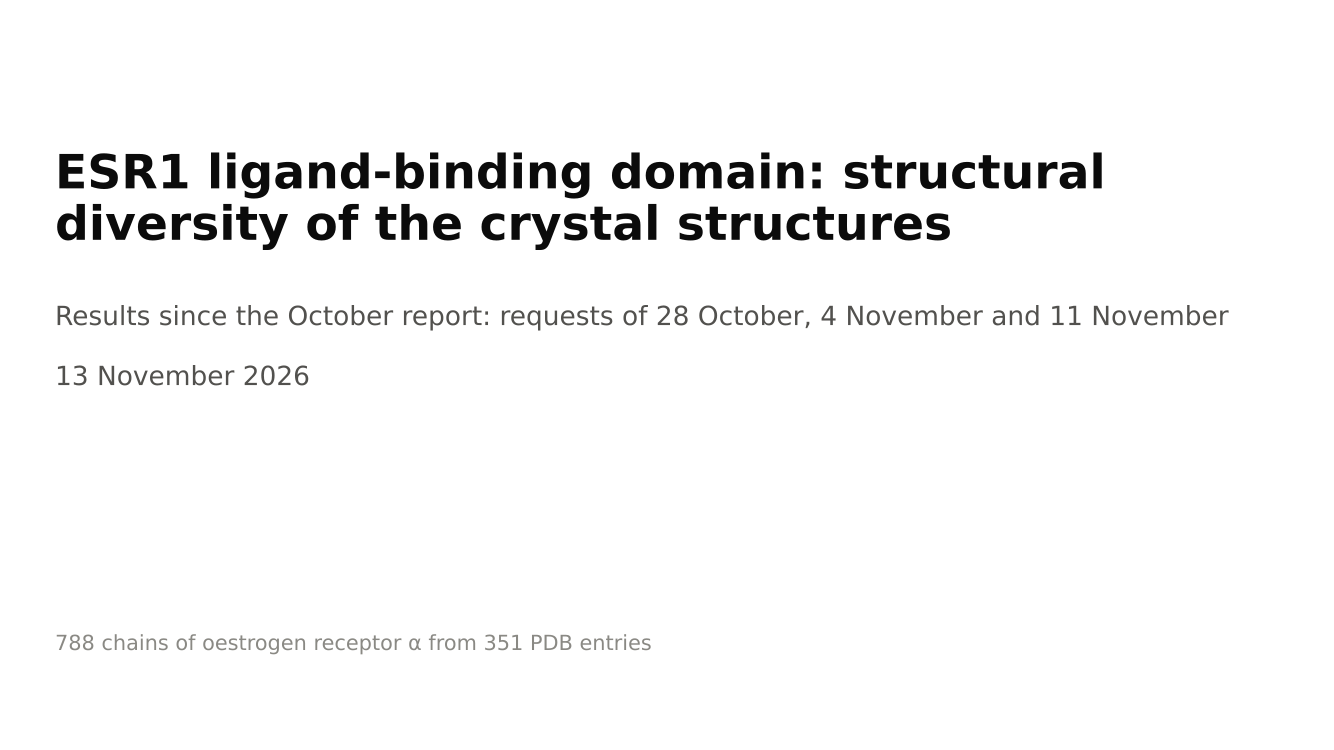

Python code for this plot:
"""Slides: results added since the October report, in the order of the meeting requests (28 Oct, 4 Nov, 11 Nov 2026).

    python docs/recent_results.py        # writes docs/recent_results.pdf (16:9, vector, one finding per slide)

Every number on a slide is computed here from a saved table; each slide function names its source files in its
docstring. The charts are redrawn from the same tables as the figures in figures/ (same encodings, type sized for a
slide). Colours: group 7 (cl7, lid over the pocket) blue, group 4 (cl4, lid in the coactivator groove) orange, the
14 chains of the five small groups grey. 'Ordinary variation' = the larger of the within-group SD and the 95th
percentile of differences between copies of one crystal (common.ordinary_variation in pipeline/).
"""
from __future__ import annotations

import json
import textwrap
from pathlib import Path

import matplotlib

matplotlib.use("Agg")
import matplotlib.pyplot as plt  # noqa: E402
import numpy as np  # noqa: E402
import pandas as pd  # noqa: E402
from matplotlib import patheffects  # noqa: E402
from matplotlib.backends.backend_pdf import PdfPages  # noqa: E402
from matplotlib.patches import Ellipse, FancyBboxPatch, RegularPolygon  # noqa: E402
from matplotlib.transforms import Affine2D  # noqa: E402
from scipy.stats import spearmanr  # noqa: E402

ROOT = Path(__file__).resolve().parents[1]
OUT = ROOT / "docs" / "recent_results.pdf"
TITLE = "ESR1 ligand-binding domain: structural diversity of the crystal structures"
DATE = "13 November 2026"

G7, G4, GREY = "#2a78d6", "#eb6834", "#a3a29c"
INK, INK2, MUTED, GRID, BAND = "#0b0b0b", "#52514e", "#8a8984", "#e6e5e1", "#f1f0ec"
VIOLET = "#4a3aa7"
COLOR = {"cl7": G7, "cl4": G4, "minor": GREY}
MARK = {"cl7": "o", "cl4": "o", "minor": "^"}
NAME = {"cl7": "group 7", "cl4": "group 4", "minor": "grey chains"}

W, H = 13.333, 7.5                 # 16:9 page, inches
X0, X1 = 0.55, W - 0.55            # left / right margin
VB, VT = 1.18, H - 1.15            # visual box: bottom / top (inches from the page bottom)
VW, VH = X1 - X0, VT - VB

plt.rcParams.update({
    "font.family": "DejaVu Sans", "font.size": 14, "axes.labelsize": 14.5, "axes.labelcolor": INK,
    "xtick.labelsize": 13.5, "ytick.labelsize": 13.5, "xtick.color": INK2, "ytick.color": INK2,
    "axes.edgecolor": MUTED, "axes.linewidth": 0.9, "axes.spines.top": False, "axes.spines.right": False,
    "figure.facecolor": "white", "axes.facecolor": "white", "savefig.facecolor": "white", "legend.frameon": False,
    "lines.linewidth": 2.5, "pdf.fonttype": 42, "axes.titlesize": 14.5, "axes.titlelocation": "left",
    "axes.titlecolor": INK2, "axes.titleweight": "normal",
})


# ---------------------------------------------------------------------------------------------------------- helpers
def csv(rel: str) -> pd.DataFrame:
    return pd.read_csv(ROOT / rel, keep_default_na=False, na_values=[""])


def numbers(rel: str) -> dict:
    return json.loads((ROOT / rel).read_text())


def _width(fig, t) -> float:
    return t.get_window_extent(fig.canvas.get_renderer()).width / fig.dpi


def fit(fig, x, y, text, width, size, max_lines=1, min_size=12.0, **kw):
    """Text at (x, y) inches, wrapped to `width` inches in at most `max_lines` lines; the type shrinks if needed."""
    t = fig.text(x / W, y / H, "", fontsize=size, **kw)
    while size >= min_size:
        t.set_fontsize(size)
        for chars in range(max(len(text), 10), 9, -1):
            lines = textwrap.wrap(text, chars)
            t.set_text("\n".join(lines))
            if _width(fig, t) <= width:
                break
        if len(lines) <= max_lines and _width(fig, t) <= width:
            return t
        size -= 0.5
    raise ValueError(f"text does not fit: {text}")


def ax_at(fig, x, y, w, h, **kw):
    """Axes at (x, y, w, h) inches inside the visual box (origin at its lower left)."""
    return fig.add_axes([(X0 + x) / W, (VB + y) / H, w / W, h / H], **kw)


def grid(ax, axis="y"):
    ax.grid(True, axis=axis, color=GRID, linewidth=0.9)
    ax.set_axisbelow(True)


def notes(fig, *rows):
    """At most three short lines under the visual: (label, text)."""
    for i, (k, v) in enumerate(rows):
        y = 0.92 - 0.31 * i
        fig.text(X0 / W, y / H, k, fontsize=13.5, fontweight="bold", color=MUTED, va="center")
        fit(fig, X0 + 1.12, y, v, VW - 1.42, 14.5, va="center", color=INK)


def signed(v: float, fmt: str = "+.2f") -> str:
    """Number with a typographic minus sign."""
    return format(v, fmt).replace("-", "−")


def p_text(p: float) -> str:
    return "p < 0.001" if p < 0.001 else f"p = {p:.2f}"


def tiered_labels(ax, pts, base_y, min_gap, first, step, fontsize=12.5):
    """Label points (x, y, text) above / below base_y in tiers without overlaps (min_gap in x data units)."""
    last = {}
    for n, (x, y, txt) in enumerate(sorted(pts)):
        done = False
        for tier in range(6):
            for side in ((1, -1) if n % 2 == 0 else (-1, 1)):
                if (side, tier) not in last or x - last[(side, tier)] >= min_gap:
                    last[(side, tier)] = x
                    ax.annotate(txt, (x, y), (x, base_y + side * (first + tier * step)), fontsize=fontsize,
                                color=INK, ha="center", va="center",
                                arrowprops=dict(arrowstyle="-", color=MUTED, lw=0.8, shrinkA=2, shrinkB=4))
                    done = True
                    break
            if done:
                break


class Deck:
    def __init__(self, path: Path):
        self.pdf = PdfPages(path, metadata={"Title": f"{TITLE}: results since the October report",
                                            "Subject": "Results for the requests of 28 October, 4 November and "
                                                       "11 November 2026", "CreationDate": None})
        self.n = 0

    def new(self, headline: str | None = None):
        self.n += 1
        fig = plt.figure(figsize=(W, H))
        if headline:
            fit(fig, X0, H - 0.30, headline, VW, 23, max_lines=2, min_size=20, va="top", fontweight="bold",
                color=INK, linespacing=1.15)
        if self.n > 1:
            fig.text((W - 0.32) / W, 0.30 / H, str(self.n), ha="right", va="center", fontsize=11, color=MUTED)
        return fig

    def add(self, fig):
        self.pdf.savefig(fig)
        plt.close(fig)

    def close(self):
        self.pdf.close()


# ----------------------------------------------------------------------------------------------------------- slides
def title_slide(deck):
    """Sources: results/01_structures/numbers.json (chains and entries analysed)."""
    n = numbers("results/01_structures/numbers.json")
    fig = deck.new()
    fit(fig, X0, 5.0, TITLE, VW, 34, max_lines=2, va="bottom", fontweight="bold", color=INK, linespacing=1.15)
    fig.text(X0 / W, 4.45 / H, "Results since the October report: requests of 28 October, 4 November and "
             "11 November", fontsize=19, color=INK2, va="top")
    fig.text(X0 / W, 3.85 / H, DATE, fontsize=19, color=INK2, va="top")
    fig.text(X0 / W, 1.0 / H, f"{n['chains_analysed']} chains of oestrogen receptor α from {n['entries_analysed']} "
             "PDB entries", fontsize=15, color=MUTED)
    deck.add(fig)


def asked_slide(deck):
    """Sources: docs/supervisor_feedback.md (requests); data/ligands/pocket_filling_tests.csv (pocket filling,
    cl7 vs cl4, entry-level Mann-Whitney, BH q)."""
    pf = csv("data/ligands/pocket_filling_tests.csv")
    q_fill = pf[(pf.comparison == "cluster") & (pf.level == "entry")].q_bh.iloc[0]
    rows = [
        ("28 October", "Does lid completeness follow the crystal or the biology?", "4, 15"),
        ("", "Helix ranges from consensus secondary structure", "4"),
        ("", "Compare incomplete helices by their midpoints", "5"),
        ("", "Colour the outliers in the clustering", "8, 10"),
        ("4 November", "Action classes against structure", "6"),
        ("", "Compare affinities measured in different assays", "7"),
        ("", "Pocket filling relative to the E2 pocket", f"no group difference (q {q_fill:.2f})"),
        ("", "Does an antagonist destabilise H12?", "open: class follows lid (6)"),
        ("11 November", "Outliers in lid-to-H11 distance: group 4, group 7, grey", "8, 9"),
        ("", "Sammon map, self-organising map, UMAP of PCA", "10"),
        ("", "Hide H12 and cluster again", "11"),
        ("", "Phi/psi, helix centres of mass, no superposition", "11, 12, 13"),
        ("", "Do crystallisation additives stabilise the lid?", "14, 15"),
        ("", "Biological variability or a real effect?", "rule on slide 3"),
    ]
    fig = deck.new("What was asked at the last three meetings, and where each answer is")
    xd, xr, xa = X0, X0 + 2.0, X0 + 8.75
    y = VT - 0.15
    for lab, x in (("Meeting", xd), ("Request", xr), ("Slide", xa)):
        fig.text(x / W, y / H, lab, fontsize=13, fontweight="bold", color=MUTED, va="center")
    y -= 0.22
    for date, req, ans in rows:
        if date:
            y -= 0.12
            fig.add_artist(plt.Line2D([X0 / W, X1 / W], [(y + 0.05) / H] * 2, color=GRID, lw=1))
            y -= 0.12
            fig.text(xd / W, y / H, date, fontsize=14.5, fontweight="bold", color=INK, va="center")
        fit(fig, xr, y, req, xa - xr - 0.3, 14.5, va="center", color=INK)
        fit(fig, xa, y, ans, X1 - xa, 14.5, va="center", color=INK, fontweight="bold" if ans[0].isdigit() else "normal")
        y -= 0.335
    deck.add(fig)


def capsule(ax, cx, cy, length, width, angle, color, z=2):
    p = FancyBboxPatch((cx - length / 2, cy - width / 2), length, width,
                       boxstyle=f"round,pad=0,rounding_size={width / 2}", fc=color, ec="none", zorder=z)
    p.set_transform(Affine2D().rotate_deg_around(cx, cy, angle) + ax.transData)
    ax.add_patch(p)


def receptor_sketch(ax, state):
    """Schematic ligand-binding domain: lid (H12) over the pocket (cl7) or in the coactivator groove (cl4)."""
    body, helix, helix_dark = "#ecebe7", "#dcdbd6", "#bdbcb6"
    ax.add_patch(FancyBboxPatch((0.8, 0.4), 7.6, 4.8, boxstyle="round,pad=0,rounding_size=1.5", fc=body, ec="none",
                                zorder=0))
    for cx, cy, length, a in ((3.7, 1.15, 2.6, 6), (6.0, 1.05, 2.0, -4), (3.9, 4.55, 1.6, 8)):
        capsule(ax, cx, cy, length, 0.55, a, helix, z=1)
    capsule(ax, 1.95, 2.8, 3.4, 0.62, 92, helix_dark)
    capsule(ax, 7.45, 2.7, 3.4, 0.62, 88, helix_dark)
    ax.text(1.95, 2.8, "H3", rotation=92, ha="center", va="center", fontsize=12.5, color=INK, zorder=3)
    ax.text(7.45, 2.7, "H11", rotation=88, ha="center", va="center", fontsize=12.5, color=INK, zorder=3)
    ax.add_patch(Ellipse((4.95, 2.85), 2.7, 1.65, fc="white", ec=MUTED, lw=1.2, ls=(0, (3, 2)), zorder=1))
    capsule(ax, 5.75, 4.2, 2.3, 0.75, 64, "white", z=1)        # opening of the pocket towards the lid site
    r = 0.30
    for x in (4.55, 4.55 + r * np.sqrt(3)):
        ax.add_patch(RegularPolygon((x, 2.75), 6, radius=r, fc=INK2, ec="white", lw=1, zorder=3))
    ax.text(4.95, 2.2, "ligand", ha="center", va="top", fontsize=12.5, color=INK, zorder=3)
    if state == "cl7":
        capsule(ax, 6.55, 5.3, 2.5, 0.64, -12, G7, z=4)
        ax.text(6.55, 5.95, "H12 (lid) closed over the pocket", ha="center", va="bottom", fontsize=12.5, color=INK)
        capsule(ax, 2.55, 5.25, 1.6, 0.42, 14, "#6f6e69", z=4)
        ax.text(2.25, 5.95, "coactivator peptide", ha="center", va="bottom", fontsize=12.5, color=INK)
    else:
        capsule(ax, 2.6, 5.3, 2.5, 0.64, 14, G4, z=4)
        ax.text(2.4, 5.95, "H12 (lid) in the coactivator groove", ha="center", va="bottom", fontsize=12.5, color=INK)
        ax.plot([5.3, 5.75, 5.95, 6.45], [2.85, 3.7, 4.55, 5.35], color=INK2, lw=2.2, zorder=3,
                solid_capstyle="round")
        ax.text(6.65, 5.45, "ligand side chain,\npocket left open", ha="left", va="bottom", fontsize=12.5, color=INK)
    ax.set_xlim(0, 10)
    ax.set_ylim(0, 7)
    ax.set_aspect("equal")
    ax.axis("off")


def groups_slide(deck):
    """Sources: results/01_structures/numbers.json (chains, entries); results/02_lid_groups/numbers.json (group sizes,
    peptide-bound chains, number of groups at 1.5 A); results/03_lid_outliers/lid_distance_by_group.csv (median
    lid-to-H11 distance and copy 95th percentile per group)."""
    n1 = numbers("results/01_structures/numbers.json")
    n2 = numbers("results/02_lid_groups/numbers.json")
    lid = csv("results/03_lid_outliers/lid_distance_by_group.csv").set_index("group")
    sizes = n2["group_sizes_1p5"]
    n_small = n2["n_groups_by_cut"]["1.5"] - 2
    fig = deck.new("Two lid positions split the chains into the two groups used on every slide: "
                   "group 7 and group 4")
    for i, (g, ttl) in enumerate((("cl7", "Group 7: lid closed over the pocket"),
                                  ("cl4", "Group 4: lid in the coactivator groove"))):
        x = 0.15 + i * 6.25
        receptor_sketch(ax_at(fig, x, 1.15, 5.7, 3.99), g)
        fig.text((X0 + x + 0.25) / W, (VB + 0.80) / H, ttl, fontsize=17, fontweight="bold", color=INK, va="center")
        fig.text((X0 + x + 0.25) / W, (VB + 0.35) / H,
                 f"{sizes[g]} chains · lid {lid.loc[g, 'median']:.1f} Å from H11 · peptide bound in "
                 f"{n2[f'peptide_bound_{g}']}", fontsize=14, color=INK2, va="center")
    notes(fig,
          ("Groups", f"{n1['chains_analysed']} chains from {n1['entries_analysed']} structures, clustered by C-alpha "
                     f"RMSD at 1.5 Å; {sizes['minor']} grey chains form {n_small} small groups"),
          ("Rule", "a difference counts only if it is larger than the spread within a group and between copies of "
                   "one crystal"),
          ("Example", f"lid-to-H11 distance: copies of one crystal differ by up to "
                      f"{lid.loc['cl7', 'copy_p95']:.2f} Å (group 7) and {lid.loc['cl4', 'copy_p95']:.2f} Å (group 4)"))
    deck.add(fig)


def h12_window_slide(deck):
    """Source: data/lid/h12_window_status.csv (chain level: lid status on window 538-547 and on 538-544)."""
    st = csv("data/lid/h12_window_status.csv")
    st = st[st.level == "chain"]
    rows = []
    for g in ("cl4", "cl7", "minor"):
        d = st[st.cluster_group == g]
        rows.append((g, int(d[d.h12_status_538_547 != "complete"].n.sum()),
                     int(d[d.h12_status_538_544 != "complete"].n.sum()), int(d.n.sum())))
    d4 = st[st.cluster_group == "cl4"]
    ends_only = int(d4[(d4.h12_status_538_547 == "partial") & (d4.h12_status_538_544 == "complete")].n.sum())
    fig = deck.new(f"Ending the lid window at residue 544 instead of 547 makes an incomplete lid rare: "
                   f"in group 4 it drops from {rows[0][1]} to {rows[0][2]} chains")
    ax = ax_at(fig, 1.9, 0.75, 9.9, 4.15)
    for y, (g, a, b, n) in zip((2, 1, 0), rows):
        pa, pb = 100 * a / n, 100 * b / n
        ax.annotate("", (pb, y), (pa, y), arrowprops=dict(arrowstyle="-|>", color=MUTED, lw=1.6, mutation_scale=20,
                                                          shrinkA=9, shrinkB=9), zorder=1)
        ax.scatter(pa, y, s=190, facecolor="white", edgecolor=COLOR[g], lw=2.6, marker=MARK[g], zorder=3)
        ax.scatter(pb, y, s=190, color=COLOR[g], marker=MARK[g], zorder=3)
        if abs(pa - pb) > 8:
            ax.text(pa, y + 0.2, f"{a} of {n}", ha="center", va="bottom", fontsize=14, color=INK)
            ax.text(pb, y + 0.2, f"{b}", ha="center", va="bottom", fontsize=14, color=INK)
        else:
            ax.text(max(pa, pb) + 2.5, y, f"{a} of {n} → {b}", ha="left", va="center", fontsize=14, color=INK)
        if y == 2:
            ax.text(pa, y - 0.22, "window ends at 547", ha="center", va="top", fontsize=13, color=INK2)
            ax.text(pb, y - 0.22, "window ends at 544", ha="center", va="top", fontsize=13, color=INK2)
    ax.set_yticks([2, 1, 0], [f"{NAME[g]}\n{n} chains" for g, _, _, n in rows])
    ax.tick_params(axis="y", length=0)
    ax.spines["left"].set_visible(False)
    ax.set_ylim(-0.5, 2.6)
    ax.set_xlim(-2, 100)
    ax.set_xlabel("Chains with an incomplete lid (% of the group)")
    grid(ax, "x")
    notes(fig,
          ("Shows", "chains whose lid (H12) is partly or not modelled, for the window 538–547 and for 538–544"),
          ("Means", f"{ends_only} of the {rows[0][1]} incomplete group 4 lids lack only residues 545–547: "
                    "the lid is there, its last turn is not"),
          ("Caveat", "the shorter window comes from consensus secondary structure and is not yet agreed"))
    deck.add(fig)


def midpoint_slide(deck):
    """Sources: data/lid/midpoint_error_by_k.csv (median midpoint shift of complete helices truncated by k residues);
    data/lid/midpoint_clustering_ari.csv (midpoint RMS distance, average linkage, K = 2, chain level, ARI vs groups)."""
    v = csv("data/lid/midpoint_error_by_k.csv")
    ari = csv("data/lid/midpoint_clustering_ari.csv")
    a = ari[(ari.distance == "midpoint_rms") & (ari.level == "chain") & (ari.K == 2)].ari.iloc[0]
    k4 = v[v.k_removed == 4].median_midpoint_error_A.max()
    fig = deck.new(f"A helix midpoint moves {k4:.2f} Å or less (median) when 4 end residues are missing, so helices "
                   "with missing ends can still be compared")
    ax = ax_at(fig, 0.9, 0.75, 9.6, 4.25)
    style = {"H12": (INK, 3.2), "H4/5": (VIOLET, 3.2)}
    ends = []
    for h in ["H1", "H3", "H4/5", "H7", "H8", "H9", "H10/11", "H12"]:
        d = v[v.helix == h].set_index("k_removed").median_midpoint_error_A.dropna()
        c, lw = style.get(h, (MUTED, 1.6))
        ax.plot(d.index, d.values, color=c, lw=lw, marker="o", ms=6 if h in style else 4, zorder=3 if h in style else 2)
        ends.append([h, d.index[-1], d.values[-1]])
    for x in {e[1] for e in ends}:
        grp = sorted([e for e in ends if e[1] == x], key=lambda e: e[2])
        for k in range(1, len(grp)):
            grp[k][2] = max(grp[k][2], grp[k - 1][2] + 0.075)
        for h, _, y in grp:
            ax.text(x + 0.12, y, h, fontsize=13, va="center", color=INK if h in style else INK2,
                    fontweight="bold" if h in style else "normal")
    ax.axhline(1.0, color=INK, lw=1.2)
    ax.text(1.0, 1.03, "1 Å", fontsize=13, color=INK, va="bottom")
    ax.set_xlabel("Residues missing at one end of a complete helix")
    ax.set_ylabel("Median shift of the helix midpoint (Å)")
    ax.set_xlim(0.8, 6.7)
    ax.set_xticks(range(1, 7))
    grid(ax, "y")
    first_fail = int(v[(v.helix == "H4/5") & (v.median_midpoint_error_A > 1)].k_removed.min())
    notes(fig,
          ("Shows", "complete helices cut short by 1–6 residues; how far their midpoint moves"),
          ("Means", f"distances between helix midpoints reproduce the two lid groups (adjusted Rand index {a:.3f})"),
          ("Caveat", f"H4/5 crosses 1 Å at {first_fail} missing residues; the agreement mostly restates the H12 split"))
    deck.add(fig)


def class_slide(deck):
    """Source: data/ligands/chain_class.csv (uncurated ChEMBL mechanism class per chain; an entry counts in a group if
    at least one of its chains has that class and group)."""
    cc = csv("data/ligands/chain_class.csv")
    cc["action_class"] = cc.action_class.fillna("unlabelled")
    classes = ["agonist", "SERM", "SERD", "unlabelled"]
    groups = ["cl7", "cl4", "minor"]
    m = {(k, g): cc[(cc.action_class == k) & (cc.cluster == g)].entry_id.nunique() for k in classes for g in groups}
    tot = {k: cc[cc.action_class == k].entry_id.nunique() for k in classes}
    n_lab = cc[cc.action_class != "unlabelled"].entry_id.nunique()
    fig = deck.new(f"Action classes almost coincide with the lid groups: agonists {m[('agonist', 'cl7')]} of "
                   f"{tot['agonist']} entries in group 7, SERMs {m[('SERM', 'cl4')]} of {tot['SERM']} in group 4")
    ax = ax_at(fig, 2.6, 0.75, 8.6, 4.3)
    bh = 0.26
    for i, k in enumerate(classes):
        for j, g in enumerate(groups):
            y = i + (j - 1) * (bh + 0.04)
            share = m[(k, g)] / tot[k]
            ax.barh(y, 100 * share, height=bh, color=COLOR[g], edgecolor="white", linewidth=0)
            lab = f"{m[(k, g)]} of {tot[k]}" + (f"  {NAME[g]}" if i == 0 else "")
            ax.text(100 * share + 1.0, y, lab, va="center", fontsize=13, color=INK)
    ax.set_yticks(range(len(classes)), [f"{k}\n{tot[k]} entries" for k in classes])
    ax.set_ylim(len(classes) - 0.5, -0.5)
    ax.tick_params(axis="y", length=0)
    ax.spines["left"].set_visible(False)
    ax.set_xlim(0, 112)
    ax.set_xticks(range(0, 101, 25))
    ax.set_xlabel("Entries of the class with a chain in the group (%)")
    grid(ax, "x")
    notes(fig,
          ("Shows", "for each action class, the share of its crystal structures that hold a chain in each lid group"),
          ("Means", "class cannot yet be tested apart from lid position, nor its link to H12 stability or the outliers"),
          ("Caveat", f"uncurated ChEMBL labels: only {n_lab} of {cc.entry_id.nunique()} entries carry a class"))
    deck.add(fig)


def assay_slide(deck):
    """Sources: data/ligands/assay_spread.csv (SD across assays of absolute pChEMBL and of pX - pX(E2) in the same
    assay, ligands with >= 2 such assays); data/ligands/ligand_ids.csv (ligand names)."""
    a = csv("data/ligands/assay_spread.csv").sort_values("sd_px_abs", ascending=False).reset_index(drop=True)
    names = csv("data/ligands/ligand_ids.csv").drop_duplicates("ccd").set_index("ccd").parent_pref_name
    better = int((a.sd_dpx < a.sd_px_abs).sum())
    fig = deck.new(f"Referencing each affinity to E2 in the same assay narrows the spread between assays for {better} "
                   f"of {len(a)} ligands (median SD {a.sd_px_abs.median():.2f} → {a.sd_dpx.median():.2f})")
    ax = ax_at(fig, 3.7, 0.75, 8.3, 4.3)
    for y, r in a.iterrows():
        c = COLOR.get(r.ligand_group, MUTED)
        ax.annotate("", (r.sd_dpx, y), (r.sd_px_abs, y), arrowprops=dict(arrowstyle="-|>", color=MUTED, lw=1.5,
                                                                          mutation_scale=18, shrinkA=8, shrinkB=8))
        ax.scatter(r.sd_px_abs, y, s=170, facecolor="white", edgecolor=c, lw=2.4, zorder=3)
        ax.scatter(r.sd_dpx, y, s=170, color=c, zorder=3)
        ax.text(max(r.sd_px_abs, r.sd_dpx) + 0.1, y, f"{int(r.n_paired_assays)} assays", va="center", fontsize=13,
                color=INK2)
        if y == 0:
            ax.text(r.sd_px_abs, y - 0.3, "absolute", ha="center", va="bottom", fontsize=13, color=INK2)
            ax.text(r.sd_dpx, y - 0.3, "relative to E2", ha="center", va="bottom", fontsize=13, color=INK2)
    ax.set_yticks(range(len(a)), [f"{names[r.ccd].capitalize()}\n{r.action_class}, {NAME[r.ligand_group]}"
                                  for _, r in a.iterrows()])
    ax.set_ylim(len(a) - 0.5, -0.75)
    ax.tick_params(axis="y", length=0)
    ax.spines["left"].set_visible(False)
    ax.set_xlim(0, a[["sd_px_abs", "sd_dpx"]].max().max() + 0.75)
    ax.set_xlabel("Spread of the affinity across assays (SD, log units)")
    grid(ax, "x")
    notes(fig,
          ("Shows", "open: absolute affinities from different assays; filled: the same affinities minus E2 in each assay"),
          ("Means", "affinities from different systems become more comparable when each is referenced to E2"),
          ("Caveat", f"only {len(a)} ligands have two or more assays that also measured E2"))
    deck.add(fig)


def lid_outliers_slide(deck):
    """Sources: results/03_lid_outliers/lid_distance_per_chain.csv (lid-to-H11 distance per chain),
    results/03_lid_outliers/lid_distance_by_group.csv (medians, copy 95th percentiles),
    results/03_lid_outliers/lid_outliers.csv (examined chains, beyond_ordinary, lid_state, deviation_A)."""
    g = csv("results/03_lid_outliers/lid_distance_per_chain.csv")
    summ = csv("results/03_lid_outliers/lid_distance_by_group.csv").set_index("group")
    fl = csv("results/03_lid_outliers/lid_outliers.csv")
    fl["beyond"] = fl.beyond_ordinary.astype(str).eq("True")
    col = "lid_to_h11_A"
    dev = fl[fl.group == "cl7"].set_index("chain_key").deviation_A
    top2 = sorted(dev.sort_values(ascending=False).index[:2])
    lab = {k: k.rsplit("|", 1)[0].replace("|", " ") for k in fl.chain_key}
    between = fl[(fl.group == "minor") & (fl.lid_state == "between cl7 and cl4")]
    n_ext4 = int(fl[(fl.group == "cl4") & fl.beyond].shape[0])
    assert int(summ.loc["cl4", "n_tukey"]) == 0     # the cl4 chains beyond copy variation are not Tukey outliers
    fig = deck.new(f"Two group 7 chains, {lab[top2[0]]} and {lab[top2[1]]}, sit furthest out; group 4 has only "
                   f"{n_ext4} mild extremes; {len(between)} grey chains hold the lid in between")
    ax = ax_at(fig, 1.55, 0.75, 10.6, 4.35)
    rows = {"cl7": 3.0, "minor": 1.5, "cl4": 0.0}
    rng = np.random.default_rng(42)
    for grp in ("cl7", "cl4"):
        m, thr = summ.loc[grp, "median"], summ.loc[grp, "ordinary_threshold"]
        ax.axvspan(m - thr, m + thr, color=COLOR[grp], alpha=0.10, lw=0)
        ax.text(m, -0.62, f"{NAME[grp]}: {m:.1f} ± {thr:.2f} Å", ha="center", va="top", fontsize=13, color=INK2)
    beyond = set(fl[fl.beyond].chain_key)
    for grp, y in rows.items():
        d = g[(g.group == grp) & g[col].notna()]
        jit = rng.uniform(-0.22, 0.22, len(d))
        hit = d.chain_key.isin(beyond).to_numpy()
        ax.scatter(d[col][~hit], y + jit[~hit], s=26 if grp != "minor" else 70, color=COLOR[grp], alpha=0.5, lw=0,
                   marker=MARK[grp])
        ax.scatter(d[col][hit], y + jit[hit], s=95, color=COLOR[grp], marker=MARK[grp], edgecolor=INK, lw=1.3,
                   zorder=3)
        pts = sorted(zip(d[col][hit], y + jit[hit], [lab[k] for k in d.chain_key[hit]]))
        if grp == "minor":
            tiered_labels(ax, pts, y, min_gap=1.05, first=0.55, step=0.25)
            continue
        runs = [[pts[0]]]                       # chains within 0.5 A of each other share one label
        for p in pts[1:]:
            if p[0] - runs[-1][-1][0] > 0.5:
                runs.append([p])
            else:
                runs[-1].append(p)
        for k, run in enumerate(runs):
            x = float(np.mean([p[0] for p in run]))
            side = 1 if k % 2 == 0 else -1
            bold = any(p[2] in (lab[top2[0]], lab[top2[1]]) for p in run)
            ax.annotate(", ".join(p[2] for p in run), (x, y + side * 0.22), (x, y + side * 0.55), ha="center",
                        va="center", fontsize=12.5, color=INK, fontweight="bold" if bold else "normal",
                        arrowprops=dict(arrowstyle="-", color=MUTED, lw=0.8))
    ax.set_yticks(list(rows.values()), ["group 7", "grey chains", "group 4"])
    ax.tick_params(axis="y", length=0)
    ax.spines["left"].set_visible(False)
    ax.set_ylim(-1.0, 3.75)
    ax.set_xlim(10.8, 25.0)
    ax.set_xlabel("Distance from the lid (H12) centre to the H11 axis (Å)")
    grid(ax, "x")
    n_na = int(g[col].isna().sum())
    notes(fig,
          ("Shows", "every chain; shaded: group median ± the largest normal difference between copies of one crystal"),
          ("Means", f"{len(beyond)} chains lie beyond ordinary variation (ringed): these are the structures to "
                    "inspect one by one"),
          ("Caveat", f"{n_na} chains without a helical H12 have no distance"))
    deck.add(fig)


def copies_slide(deck):
    """Sources: results/03_lid_outliers/lid_distance_per_chain.csv, results/03_lid_outliers/lid_outliers.csv,
    results/03_lid_outliers/lid_distance_by_group.csv."""
    g = csv("results/03_lid_outliers/lid_distance_per_chain.csv")
    fl = csv("results/03_lid_outliers/lid_outliers.csv")
    summ = csv("results/03_lid_outliers/lid_distance_by_group.csv").set_index("group")
    col = "lid_to_h11_A"
    order = {"cl7": 0, "minor": 1, "cl4": 2}
    ents = fl.assign(o=fl.group.map(order)).sort_values(["o", col]).entry_id.drop_duplicates().tolist()
    ents = [e for e in ents if (g.entry_id == e).sum() > 1]          # crystals with more than one copy
    flagged = set(fl.chain_key)
    n_alone = 0
    for e in ents:
        d = g[g.entry_id == e]
        others = d[~d.chain_key.isin(flagged)][col].dropna()
        inside = others.apply(lambda x: any(abs(x - summ.loc[k, "median"]) <= summ.loc[k, "ordinary_threshold"]
                                            for k in ("cl7", "cl4")))
        n_alone += int(len(others) > 0 and inside.all())
    sp = g[g.entry_id == "9B25"][col]
    fig = deck.new(f"An unusual lid usually belongs to one copy, not to the whole crystal: in {n_alone} of "
                   f"{len(ents)} crystals the other copies are ordinary")
    ax = ax_at(fig, 1.0, 0.75, 11.0, 4.4)
    for grp in ("cl7", "cl4"):
        m, thr = summ.loc[grp, "median"], summ.loc[grp, "ordinary_threshold"]
        ax.axvspan(m - thr, m + thr, color=COLOR[grp], alpha=0.10, lw=0)
    for y, e in enumerate(ents):
        d = g[g.entry_id == e].dropna(subset=[col]).sort_values(col)
        if d.empty:
            ax.text(12.0, y, "no copy has a helical H12", va="center", fontsize=12.5, color=INK2)
            continue
        if len(d) > 1:
            ax.plot([d[col].min(), d[col].max()], [y, y], color=GRID, lw=3, zorder=1, solid_capstyle="round")
        for _, r in d.iterrows():
            f = r.chain_key in flagged
            ax.scatter(r[col], y, s=95 if f else 60, color=COLOR[r.group] if f else "white",
                       edgecolor=INK if f else COLOR[r.group], lw=1.3 if f else 1.8, marker=MARK[r.group], zorder=3)
        lettered = d[d.chain_key.isin(flagged)]
        runs = []                               # copy letters; copies within 0.3 A share one label
        for _, r in lettered.iterrows():
            if runs and r[col] - runs[-1][-1][0] <= 0.3:
                runs[-1].append((r[col], r.chain_key.split("|")[1]))
            else:
                runs.append([(r[col], r.chain_key.split("|")[1])])
        for run in runs:
            x = run[-1][0]
            right_free = not ((d[col] > x) & (d[col] - x < 0.6)).any()
            ax.annotate(", ".join(c for _, c in run), (x, y), (10 if right_free else -10, 0),
                        textcoords="offset points", fontsize=11.5, color=INK2, va="center",
                        ha="left" if right_free else "right")
    ax.set_yticks(range(len(ents)), ents)
    ax.tick_params(axis="y", length=0)
    ax.spines["left"].set_visible(False)
    ax.set_ylim(len(ents) - 0.4, -0.8)
    ax.set_xlim(10.8, 25.0)
    ax.set_xlabel("Distance from the lid (H12) centre to the H11 axis (Å), every copy of each crystal")
    grid(ax, "x")
    ax.text(summ.loc["cl7", "median"], -0.75, "group 7 range", ha="center", va="bottom", fontsize=13, color=INK2)
    ax.text(summ.loc["cl4", "median"], -0.75, "group 4 range", ha="center", va="bottom", fontsize=13, color=INK2)
    notes(fig,
          ("Shows", "crystals holding an examined chain (filled, letter = copy) next to their other copies (open)"),
          ("Means", f"what copies share (ligand, drop) does not fix the lid: 9B25 spans {sp.min():.1f}–{sp.max():.1f} Å "
                    "in one crystal"),
          ("Caveat", "copies of one crystal sit in different lattice contacts (slide 15)"))
    deck.add(fig)


def maps_slide(deck):
    """Sources: results/05_maps/maps_coords.csv (Sammon, SOM, UMAP-on-PCA coordinates), results/05_maps/numbers.json
    (silhouettes, PCA components, SOM grid), results/05_maps/maps_quality.csv (Spearman of map vs RMSD distance),
    results/05_maps/maps_islands.csv (HDBSCAN islands: gap vs copy RMSD 95th percentile),
    results/03_lid_outliers/lid_outliers.csv (examined chains)."""
    m = csv("results/05_maps/maps_coords.csv")
    fl = csv("results/03_lid_outliers/lid_outliers.csv")
    n = numbers("results/05_maps/numbers.json")
    q = csv("results/05_maps/maps_quality.csv").set_index("map")
    isl = csv("results/05_maps/maps_islands.csv")
    rng = np.random.default_rng(42)
    m["som_x"] = m.som_col + rng.uniform(-0.32, 0.32, len(m))
    m["som_y"] = m.som_row + rng.uniform(-0.32, 0.32, len(m))
    sil = n["silhouette_cl7_cl4"]
    gap = isl.gap_A.max()
    copy95 = isl.copy_rmsd_p95.iloc[0]
    fig = deck.new(f"All three maps show the same two groups; no smaller island stands out more than copies of one "
                   f"crystal differ ({gap:.2f} vs {copy95:.2f} Å)")
    panels = [("sammon1", "sammon2", "Sammon map", sil["sammon"]),
              ("som_x", "som_y", f"Self-organising map ({n['som_grid'][0]} × {n['som_grid'][1]})", sil["som"]),
              ("umap1", "umap2", f"UMAP of {n['pca_components_95pct']} PCA scores", sil["umap_on_pca"])]
    flagged = m.chain_key.isin(fl.chain_key)
    halo = [patheffects.withStroke(linewidth=5, foreground="white")]
    for i, (x, y, ttl, s_) in enumerate(panels):
        ax = ax_at(fig, i * 4.14, 0.05, 3.95, 4.3)
        for grp in ("cl7", "cl4", "minor"):
            d = m[(m.group == grp) & ~flagged]
            ax.scatter(d[x], d[y], s=16 if grp != "minor" else 40, color=COLOR[grp], alpha=0.55, lw=0,
                       marker=MARK[grp])
        d = m[flagged]
        ax.scatter(d[x], d[y], s=55, facecolor=[COLOR[k] for k in d.group], edgecolor=INK, lw=1.1, marker="D",
                   zorder=3)
        ax.set_title(f"{ttl}\ngroup separation {s_:.2f} (silhouette)", fontsize=13.5, color=INK2, loc="left")
        ax.set_xticks([])
        ax.set_yticks([])
        for sp_ in ("left", "bottom"):
            ax.spines[sp_].set_color(GRID)
        for grp in ("cl7", "cl4"):
            c = m[m.group == grp][[x, y]].median()
            ax.text(c[x], c[y], NAME[grp], ha="center", va="center", fontsize=15, fontweight="bold", color=INK,
                    zorder=5, path_effects=halo)
        ax.margins(0.08)
    notes(fig,
          ("Shows", "each chain placed by its RMSD to all others; diamonds: chains examined as lid outliers or grey"),
          ("Means", f"the Sammon map keeps RMSD distances best (rank correlation "
                    f"{q.loc['sammon', 'spearman_dist']:.2f}); the smaller islands follow crystal form"))
    deck.add(fig)


def lid_hidden_slide(deck):
    """Sources: results/06_lid_hidden/no_lid_k_scan.csv (average linkage on RMSD without residues 528-550, ARI vs
    groups), results/07_geometry_free/geometry_free_kscan.csv (Ward on superposition-free helix features with and
    without H12), results/06_lid_hidden/no_lid_separation.csv (gap between split groups vs copy 95th percentile)."""
    a = csv("results/06_lid_hidden/no_lid_k_scan.csv")
    b = csv("results/07_geometry_free/geometry_free_kscan.csv")
    sep = csv("results/06_lid_hidden/no_lid_separation.csv")
    with_h12 = b[b.features == "all_features"]
    no_h12 = b[b.features == "without_H12"]
    top = with_h12[with_h12.k == 2].ari_vs_rmsd_groups.iloc[0]
    best_without = max(no_h12.ari_vs_rmsd_groups.max(), a.ari_vs_lid_groups.max())
    fig = deck.new(f"Hide H12 and the groups disappear: helix geometry with H12 recovers them (agreement {top:.2f}), "
                   f"without H12 none exceeds {best_without:.2f}")
    ax = ax_at(fig, 1.0, 0.75, 7.3, 4.3)
    series = [(with_h12, "ari_vs_rmsd_groups", "helix geometry with H12", INK),
              (no_h12, "ari_vs_rmsd_groups", "helix geometry without H12", MUTED),
              (a, "ari_vs_lid_groups", "RMSD without residues 528–550", VIOLET)]
    ends = []
    for d, c_, lab, col in series:
        ax.plot(d.k, d[c_], color=col, lw=3, marker="o", ms=7)
        ends.append([d[c_].iloc[-1], lab])
    ends.sort()
    for k in range(1, len(ends)):
        ends[k][0] = max(ends[k][0], ends[k - 1][0] + 0.07)
    for y, lab in ends:
        ax.text(10.35, y, lab, fontsize=13.5, va="center", color=INK, clip_on=False)
    ax.set_xlabel("Number of clusters cut")
    ax.set_ylabel("Agreement with the lid groups\n(adjusted Rand index; 1 = identical)")
    ax.set_ylim(-0.03, 1.0)
    ax.set_xticks(range(2, 11))
    ax.set_xlim(1.7, 10.2)
    grid(ax, "y")
    best = sep.sort_values("gap").iloc[-1]
    k10 = a[a.k == a.k.max()].ari_vs_lid_groups.iloc[0]
    notes(fig,
          ("Shows", "how well each clustering finds group 7 and group 4, for 2 to 10 clusters"),
          ("Means", f"without the lid the chains form one ensemble: no split exceeds copy-to-copy differences "
                    f"({best.gap:.2f} vs {best.copy_p95:.2f} Å)"),
          ("Caveat", f"the {int(a.k.max())}-cluster RMSD split partly follows the lid groups ({k10:.2f}) but is smaller "
                     "than copy differences"))
    deck.add(fig)


def helix_pairs_slide(deck):
    """Source: results/07_geometry_free/geometry_free_features.csv (cl4 minus cl7 median of each helix-helix and
    helix-chain centre-of-mass distance; real = beyond max(pooled SD, copy 95th percentile))."""
    ft = csv("results/07_geometry_free/geometry_free_features.csv")
    ft = ft[ft.kind == "distance"].copy()
    ft["real"] = ft.real.astype(str).eq("True")
    ft["h12"] = (ft.part_1 == "H12") | (ft.part_2 == "H12")
    other = ft[~ft.h12]
    fig = deck.new(f"Without superposition only distances to H12 change: up to {ft.diff_cl4_minus_cl7.abs().max():.1f} "
                   f"Å, while all {len(other)} other helix pairs move {other.diff_cl4_minus_cl7.abs().max():.2f} Å "
                   "or less")
    ax = ax_at(fig, 2.6, 0.75, 9.4, 4.3)
    ax.axvline(0, color=MUTED, lw=1)
    h = ft[ft.h12].sort_values("diff_cl4_minus_cl7")
    partner = [r.part_1 if r.part_2 == "H12" else r.part_2 for r in h.itertuples()]
    partner = ["chain centre" if p == "COM" else p for p in partner]
    ax.scatter(h.diff_cl4_minus_cl7, np.ones(len(h)), s=150, color=np.where(h.real, INK, "white"), edgecolor=INK,
               lw=1.6, zorder=3)
    for k, (p, v) in enumerate(zip(partner, h.diff_cl4_minus_cl7)):
        side = 1 if k % 2 == 0 else -1
        ax.text(v, 1 + side * 0.17, f"{p}\n{signed(v, '+.1f')}", ha="center", va="bottom" if side > 0 else "top",
                fontsize=13, color=INK)
    rng = np.random.default_rng(42)
    ax.scatter(other.diff_cl4_minus_cl7, rng.uniform(-0.1, 0.1, len(other)), s=80,
               color=np.where(other.real, INK, "white"), edgecolor=MUTED, lw=1.4, zorder=3)
    ax.text(other.diff_cl4_minus_cl7.max() + 0.35, 0, f"all within ±{other.diff_cl4_minus_cl7.abs().max():.2f} Å",
            va="center", fontsize=13, color=INK2)
    ax.set_yticks([1, 0], [f"distances to H12\n({len(h)})", f"all other\nhelix pairs ({len(other)})"])
    ax.tick_params(axis="y", length=0)
    ax.spines["left"].set_visible(False)
    ax.set_ylim(-0.55, 1.6)
    lim = np.ceil(ft.diff_cl4_minus_cl7.abs().max() + 0.6)
    ax.set_xlim(-lim, lim)
    ax.set_xlabel("Group 4 minus group 7 (Å, medians): > 0 farther apart in group 4")
    grid(ax, "x")
    notes(fig,
          ("Shows", "distances between helix centres of mass from the deposited coordinates; filled = beyond ordinary "
                    "variation"),
          ("Means", f"{int(ft.real.sum())} of {len(ft)} distances change, all involving H12: the rest of the domain "
                    "keeps its shape"),
          ("Caveat", "a helix centre needs at least 70% of the helix modelled"))
    deck.add(fig)


def h12_mobility_slide(deck):
    """Source: results/07_geometry_free/geometry_free_per_chain.csv (len_H12 from phi/psi, mobility_h12_z = H12
    C-alpha B z-score vs core); Spearman on entry means within each group."""
    per = csv("results/07_geometry_free/geometry_free_per_chain.csv")
    res = {}
    for grp in ("cl7", "cl4"):
        e = per[per.group == grp].groupby("entry_id")[["len_H12", "mobility_h12_z"]].mean().dropna()
        r, p = spearmanr(e.len_H12, e.mobility_h12_z)
        res[grp] = (e, r, p)
    fig = deck.new(f"In group 4 a longer H12 is a less mobile H12 (ρ {signed(res['cl4'][1])}, {len(res['cl4'][0])} "
                   f"crystals); in group 7 there is no link (ρ {signed(res['cl7'][1])})")
    rng = np.random.default_rng(42)
    lo = min(e.mobility_h12_z.min() for e, _, _ in res.values())
    hi = max(e.mobility_h12_z.max() for e, _, _ in res.values())
    for i, grp in enumerate(("cl7", "cl4")):
        e, r, p = res[grp]
        ax = ax_at(fig, 1.0 + i * 5.95, 0.75, 5.0, 3.95)
        ax.scatter(e.len_H12 + rng.uniform(-0.15, 0.15, len(e)), e.mobility_h12_z, s=34, color=COLOR[grp],
                   alpha=0.6, lw=0)
        gb = e.groupby(e.len_H12.round()).mobility_h12_z
        med = gb.median()[gb.size() >= 5]       # median only where a length holds at least 5 crystals
        ax.plot(med.index, med.values, color=INK, lw=2.4)
        ax.set_title(f"{NAME[grp]}: ρ {signed(r)} ({p_text(p)}), {len(e)} crystals", fontsize=14, color=INK)
        ax.set_xlabel("H12 length from phi/psi (residues)")
        ax.set_ylim(lo - 0.3, hi + 0.3)
        if i == 0:
            ax.set_ylabel("H12 mobility\n(B-factor z-score vs core)")
        grid(ax, "y")
        if grp == "cl4":
            x0 = med.index[-1]
            ax.annotate("median per length\n(≥ 5 crystals)", (x0, med.loc[x0]), (x0, med.loc[x0] + 1.1), fontsize=13,
                        color=INK, ha="center", va="bottom", arrowprops=dict(arrowstyle="-", color=MUTED, lw=0.8))
    notes(fig,
          ("Shows", "one point per crystal: helical length of H12 against how mobile it is"),
          ("Means", "in the groove, a partly unwound lid is also a looser lid; in group 7 H12 is almost always complete"),
          ("Caveat", "B-factors also depend on refinement (TLS) and resolution"))
    deck.add(fig)


def crystal_slide(deck):
    """Sources: results/08_crystal_environment/additives_lattice_tests.csv (entry-level effect, ordinary-variation
    threshold and BH q per predictor, outcome and group), results/08_crystal_environment/numbers.json (number of tests,
    real effects, median additives per chain, entries with an additive)."""
    t = csv("results/08_crystal_environment/additives_lattice_tests.csv").dropna(subset=["effect"])
    t["ratio"] = t.effect / t.threshold
    n = numbers("results/08_crystal_environment/numbers.json")
    labels = {"additives_per_chain": "bound additives", "other_het_per_chain": "other small molecules",
              "recipe_classes": "recipe components", "solvent_pct": "solvent content",
              "sym_atoms": "lattice contacts at lid", "n_residues_sym_contact": "lattice contacts, chain"}
    order = [p for p in labels if p in set(t.predictor)]       # predictors with an effect in at least one test
    fig = deck.new(f"Additives, recipe, solvent content and lattice contacts never move lid order or mobility beyond "
                   f"ordinary variation ({n['n_real']} of {n['n_tests']} tests)")
    for i, (o, ttl) in enumerate((("lid_order", "lid order (residues 538–547 modelled)"),
                                  ("mobility_h12_z", "lid mobility (B-factor z-score)"))):
        ax = ax_at(fig, 2.95 + i * 4.75, 0.75, 4.3, 3.95)
        ax.axvspan(-1, 1, color=BAND, lw=0)
        ax.axvline(0, color=MUTED, lw=1)
        for grp, off in (("cl7", -0.14), ("cl4", 0.14)):
            d = t[(t.outcome == o) & (t.group == grp)].set_index("predictor").reindex(order).dropna(subset=["ratio"])
            y = np.array([order.index(p) for p in d.index]) + off
            sig = (d.q < 0.05).to_numpy()
            ax.scatter(d.ratio[sig], y[sig], s=110, color=COLOR[grp], zorder=3)
            ax.scatter(d.ratio[~sig], y[~sig], s=110, facecolor="white", edgecolor=COLOR[grp], lw=2, zorder=3)
            if i == 0:
                ax.text(d.ratio.iloc[0] + 0.12, order.index(d.index[0]) + off, NAME[grp], va="center", ha="left",
                        fontsize=12.5, color=INK)
        ax.set_yticks(range(len(order)), [labels[p] for p in order] if i == 0 else [])
        ax.set_ylim(len(order) - 0.5, -0.5)
        ax.tick_params(axis="y", length=0)
        ax.spines["left"].set_visible(False)
        ax.set_xlim(-1.3, 1.3)
        ax.set_title(ttl, fontsize=14, color=INK)
        ax.set_xlabel("Effect ÷ ordinary variation")
        grid(ax, "x")
    mx = t.loc[t.ratio.abs().idxmax()]
    notes(fig,
          ("Shows", "shaded ±1 = ordinary variation; filled = detectable (q < 0.05) yet smaller than ordinary variation"),
          ("Means", f"more components in the drop do not make the lid more ordered or less mobile (largest "
                    f"{abs(mx.ratio):.2f} of ordinary)"),
          ("Caveat", f"bound additives are rare: median {n['median_additives_per_chain']:.0f} per chain, "
                     f"{n['entries_with_additive']} of {n['n_entries']} entries have any"))
    deck.add(fig)


def lattice_slide(deck):
    """Source: results/08_crystal_environment/lattice_within_crystal.csv (contact = symmetry-mate atoms on 528-550;
    per crystal, does the copy with more contacts have the better lid; sign test, BH q)."""
    w = csv("results/08_crystal_environment/lattice_within_crystal.csv")
    w = w[w.contact == "sym_atoms"]
    rows = [("lid_order", "cl4", "lid order"), ("lid_order", "cl7", "lid order"),
            ("mobility_h12_z", "cl4", "lid mobility"), ("mobility_h12_z", "cl7", "lid mobility")]
    r4 = w[(w.outcome == "lid_order") & (w.group == "cl4")].iloc[0]
    fig = deck.new(f"Within one crystal, the group 4 copy with more lattice contacts at the lid has more of the lid "
                   f"modelled: {int(r4.more_contacts_better)} crystals against {int(r4.more_contacts_worse)}")
    ax = ax_at(fig, 2.1, 0.75, 6.6, 4.3)
    for y, (o, g, lab) in enumerate(rows):
        r = w[(w.outcome == o) & (w.group == g)].iloc[0]
        tot = r.more_contacts_better + r.more_contacts_worse + r.ties
        left = 0
        for v, c, a in ((r.more_contacts_better, COLOR[g], 1.0), (r.ties, BAND, 1.0),
                        (r.more_contacts_worse, COLOR[g], 0.35)):
            ax.barh(y, v / tot, left=left, height=0.58, color=c, alpha=a, edgecolor="white", linewidth=2)
            left += v / tot
        ax.text(1.04, y, f"{int(r.more_contacts_better)} · {int(r.ties)} · {int(r.more_contacts_worse)}", va="center",
                fontsize=14, color=INK, clip_on=False)
        ax.text(1.42, y, f"q {r.q:.2g}", va="center", fontsize=14, color=INK, clip_on=False)
    ax.text(1.04, -0.5, "better · equal · worse", va="bottom", fontsize=13, color=INK2, clip_on=False)
    tot = r4.more_contacts_better + r4.more_contacts_worse + r4.ties
    for x, txt in ((r4.more_contacts_better / tot / 2, "better"), ((r4.more_contacts_better + r4.ties / 2) / tot, "equal"),
                   (1 - r4.more_contacts_worse / tot / 2, "worse")):
        ax.text(x, -0.42, txt, ha="center", va="bottom", fontsize=13, color=INK2)
    ax.set_yticks(range(len(rows)), [f"{lab}, {NAME[g]}" for o, g, lab in rows])
    ax.set_ylim(len(rows) - 0.5, -0.65)
    ax.tick_params(axis="y", length=0)
    ax.spines["left"].set_visible(False)
    ax.set_xlim(0, 1)
    ax.set_xticks(np.linspace(0, 1, 5), [f"{v:.0%}" for v in np.linspace(0, 1, 5)])
    ax.set_xlabel("Share of crystals whose copies differ in lattice contacts at the lid")
    notes(fig,
          ("Shows", "copies share the drop, additives and solvent: does the copy with more contacts have the better lid?"),
          ("Means", "the crystal lattice, not the recipe, goes with how much of the lid is seen; mobility shows no rule"),
          ("Caveat", "contacts are counted on modelled atoms, so part of the link is built in"))
    deck.add(fig)


def main():
    deck = Deck(OUT)
    for make in (title_slide, asked_slide, groups_slide,
                 h12_window_slide, midpoint_slide,                       # 28 Oct
                 class_slide, assay_slide,                                # 4 Nov
                 lid_outliers_slide, copies_slide, maps_slide,            # 11 Nov
                 lid_hidden_slide, helix_pairs_slide, h12_mobility_slide,
                 crystal_slide, lattice_slide):
        make(deck)
    deck.close()
    print("wrote", OUT, f"({deck.n} slides)")


if __name__ == "__main__":
    main()
